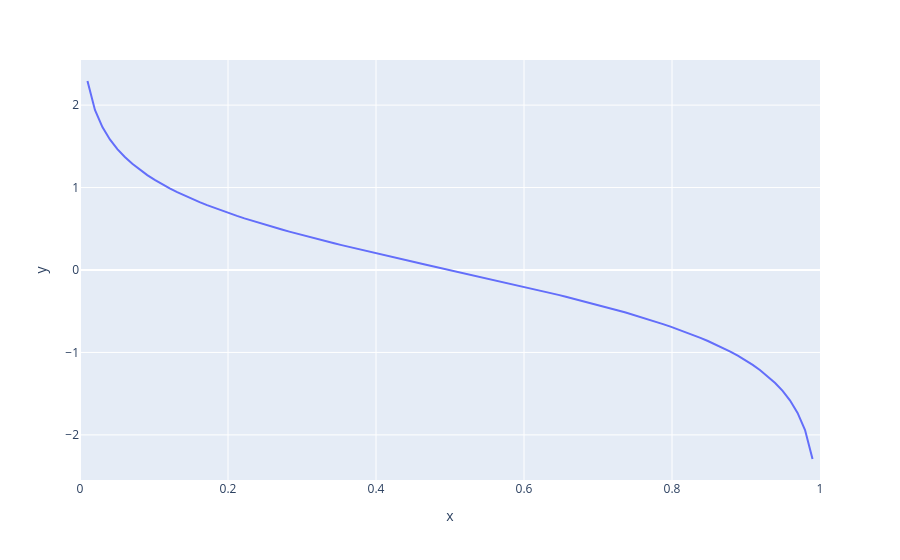

The code cell stored with this chart in its notebook:
### Code cell
x=np.linspace(0,1,100)

y=0.5*np.log((1-x)/x)

px.line(x=x,y=y)
